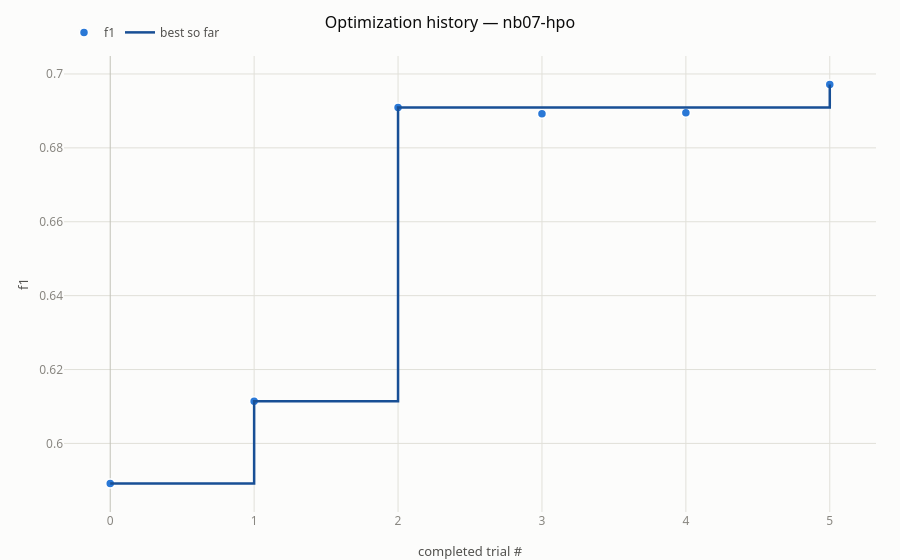

Notebook source saved alongside this figure:
### Code cell
study.plot_optimization_history()

### Figure 1 — Plotly figure (JSON) as saved in the notebook; plotly's stock layout.template omitted (floating-point values rounded to 4 significant figures)
{"data": [{"customdata": ["trial_0000", "trial_0001", "trial_0002", "trial_0004", "trial_0005", "trial_0006"], "hovertemplate": "%{customdata}<br>f1 = %{y:.5g}<extra></extra>", "marker": {"color": "#2a78d6", "line": {"color": "#ffffff", "width": 1.5}, "size": 9}, "mode": "markers", "name": "f1", "type": "scatter", "x": [0, 1, 2, 3, 4, 5], "y": [0.5891, 0.6114, 0.691, 0.6892, 0.6895, 0.6972]}, {"hovertemplate": "best = %{y:.5g}<extra></extra>", "line": {"color": "#184f95", "shape": "hv", "width": 2.5}, "mode": "lines", "name": "best so far", "type": "scatter", "x": [0, 1, 2, 3, 4, 5], "y": [0.5891, 0.6114, 0.691, 0.691, 0.691, 0.6972]}], "layout": {"hovermode": "x unified", "title": {"text": "Optimization history — nb07-hpo"}, "xaxis": {"title": {"text": "completed trial #"}}, "yaxis": {"title": {"text": "f1"}}}}
